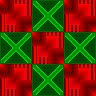

This game map was drawn from its Tiled (.tmx) file and the tilesets committed beside it. A one-line description and the full map source follow:
An orthogonal 3x3 tile map with 32x32 px tiles, 1 tile layer (Tile Layer 1).

<map version="1.0" tiledversion="1.0.3" orientation="orthogonal" renderorder="right-down" width="3" height="3" tilewidth="32" tileheight="32" nextobjectid="1">
 <tileset firstgid="1" name="test" tilewidth="32" tileheight="32" tilecount="2" columns="0">
  <grid orientation="orthogonal" width="1" height="1" />
  <properties>
   <property name="Class" value="" />
  </properties>
  <tile id="0">
   <properties>
    <property name="Class" value="Red" />
   </properties>
   <image width="32" height="32" source="red.png" />
  </tile>
  <tile id="1">
   <properties>
    <property name="Class" value="Green" />
   </properties>
   <image width="32" height="32" source="green.png" />
  </tile>
 </tileset>
 <layer name="Tile Layer 1" width="3" height="3">
  <data encoding="csv">
1,2,1,
2,1,2,
1,2,1
</data>
 </layer>
</map>
